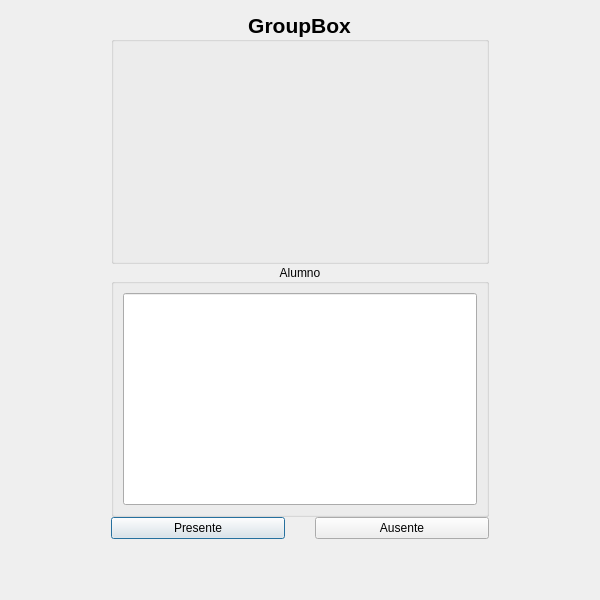
<?xml version="1.0" encoding="UTF-8"?>
<ui version="4.0">
 <class>Tomarasistencia2</class>
 <widget class="QDialog" name="Tomarasistencia2">
  <property name="geometry">
   <rect>
    <x>0</x>
    <y>0</y>
    <width>600</width>
    <height>600</height>
   </rect>
  </property>
  <property name="sizePolicy">
   <sizepolicy hsizetype="Expanding" vsizetype="Expanding">
    <horstretch>0</horstretch>
    <verstretch>0</verstretch>
   </sizepolicy>
  </property>
  <property name="minimumSize">
   <size>
    <width>600</width>
    <height>600</height>
   </size>
  </property>
  <property name="maximumSize">
   <size>
    <width>16777215</width>
    <height>16777215</height>
   </size>
  </property>
  <property name="windowTitle">
   <string>Dialog</string>
  </property>
  <layout class="QGridLayout" name="gridLayout">
   <item row="0" column="0">
    <layout class="QVBoxLayout" name="verticalLayout">
     <property name="spacing">
      <number>0</number>
     </property>
     <property name="leftMargin">
      <number>100</number>
     </property>
     <property name="rightMargin">
      <number>100</number>
     </property>
     <property name="bottomMargin">
      <number>50</number>
     </property>
     <item>
      <widget class="QGroupBox" name="groupBoxFecha">
       <property name="minimumSize">
        <size>
         <width>0</width>
         <height>0</height>
        </size>
       </property>
       <property name="maximumSize">
        <size>
         <width>16777215</width>
         <height>16777215</height>
        </size>
       </property>
       <property name="font">
        <font>
         <pointsize>16</pointsize>
         <weight>75</weight>
         <bold>true</bold>
        </font>
       </property>
       <property name="title">
        <string>GroupBox</string>
       </property>
       <property name="alignment">
        <set>Qt::AlignCenter</set>
       </property>
      </widget>
     </item>
     <item>
      <widget class="QGroupBox" name="groupBox_2">
       <property name="minimumSize">
        <size>
         <width>0</width>
         <height>0</height>
        </size>
       </property>
       <property name="maximumSize">
        <size>
         <width>16777215</width>
         <height>16777215</height>
        </size>
       </property>
       <property name="title">
        <string>Alumno</string>
       </property>
       <property name="alignment">
        <set>Qt::AlignCenter</set>
       </property>
       <layout class="QGridLayout" name="gridLayout_2">
        <item row="0" column="0">
         <widget class="QLineEdit" name="lineEdit">
          <property name="sizePolicy">
           <sizepolicy hsizetype="Preferred" vsizetype="Preferred">
            <horstretch>0</horstretch>
            <verstretch>0</verstretch>
           </sizepolicy>
          </property>
          <property name="maximumSize">
           <size>
            <width>16777215</width>
            <height>16777215</height>
           </size>
          </property>
          <property name="alignment">
           <set>Qt::AlignCenter</set>
          </property>
          <property name="readOnly">
           <bool>true</bool>
          </property>
         </widget>
        </item>
       </layout>
      </widget>
     </item>
     <item>
      <layout class="QHBoxLayout" name="horizontalLayout">
       <property name="spacing">
        <number>30</number>
       </property>
       <property name="leftMargin">
        <number>0</number>
       </property>
       <property name="rightMargin">
        <number>0</number>
       </property>
       <item>
        <widget class="QPushButton" name="pushButton_2">
         <property name="text">
          <string>Presente</string>
         </property>
        </widget>
       </item>
       <item>
        <widget class="QPushButton" name="pushButton">
         <property name="text">
          <string>Ausente</string>
         </property>
        </widget>
       </item>
      </layout>
     </item>
    </layout>
   </item>
  </layout>
 </widget>
 <resources/>
 <connections/>
</ui>
